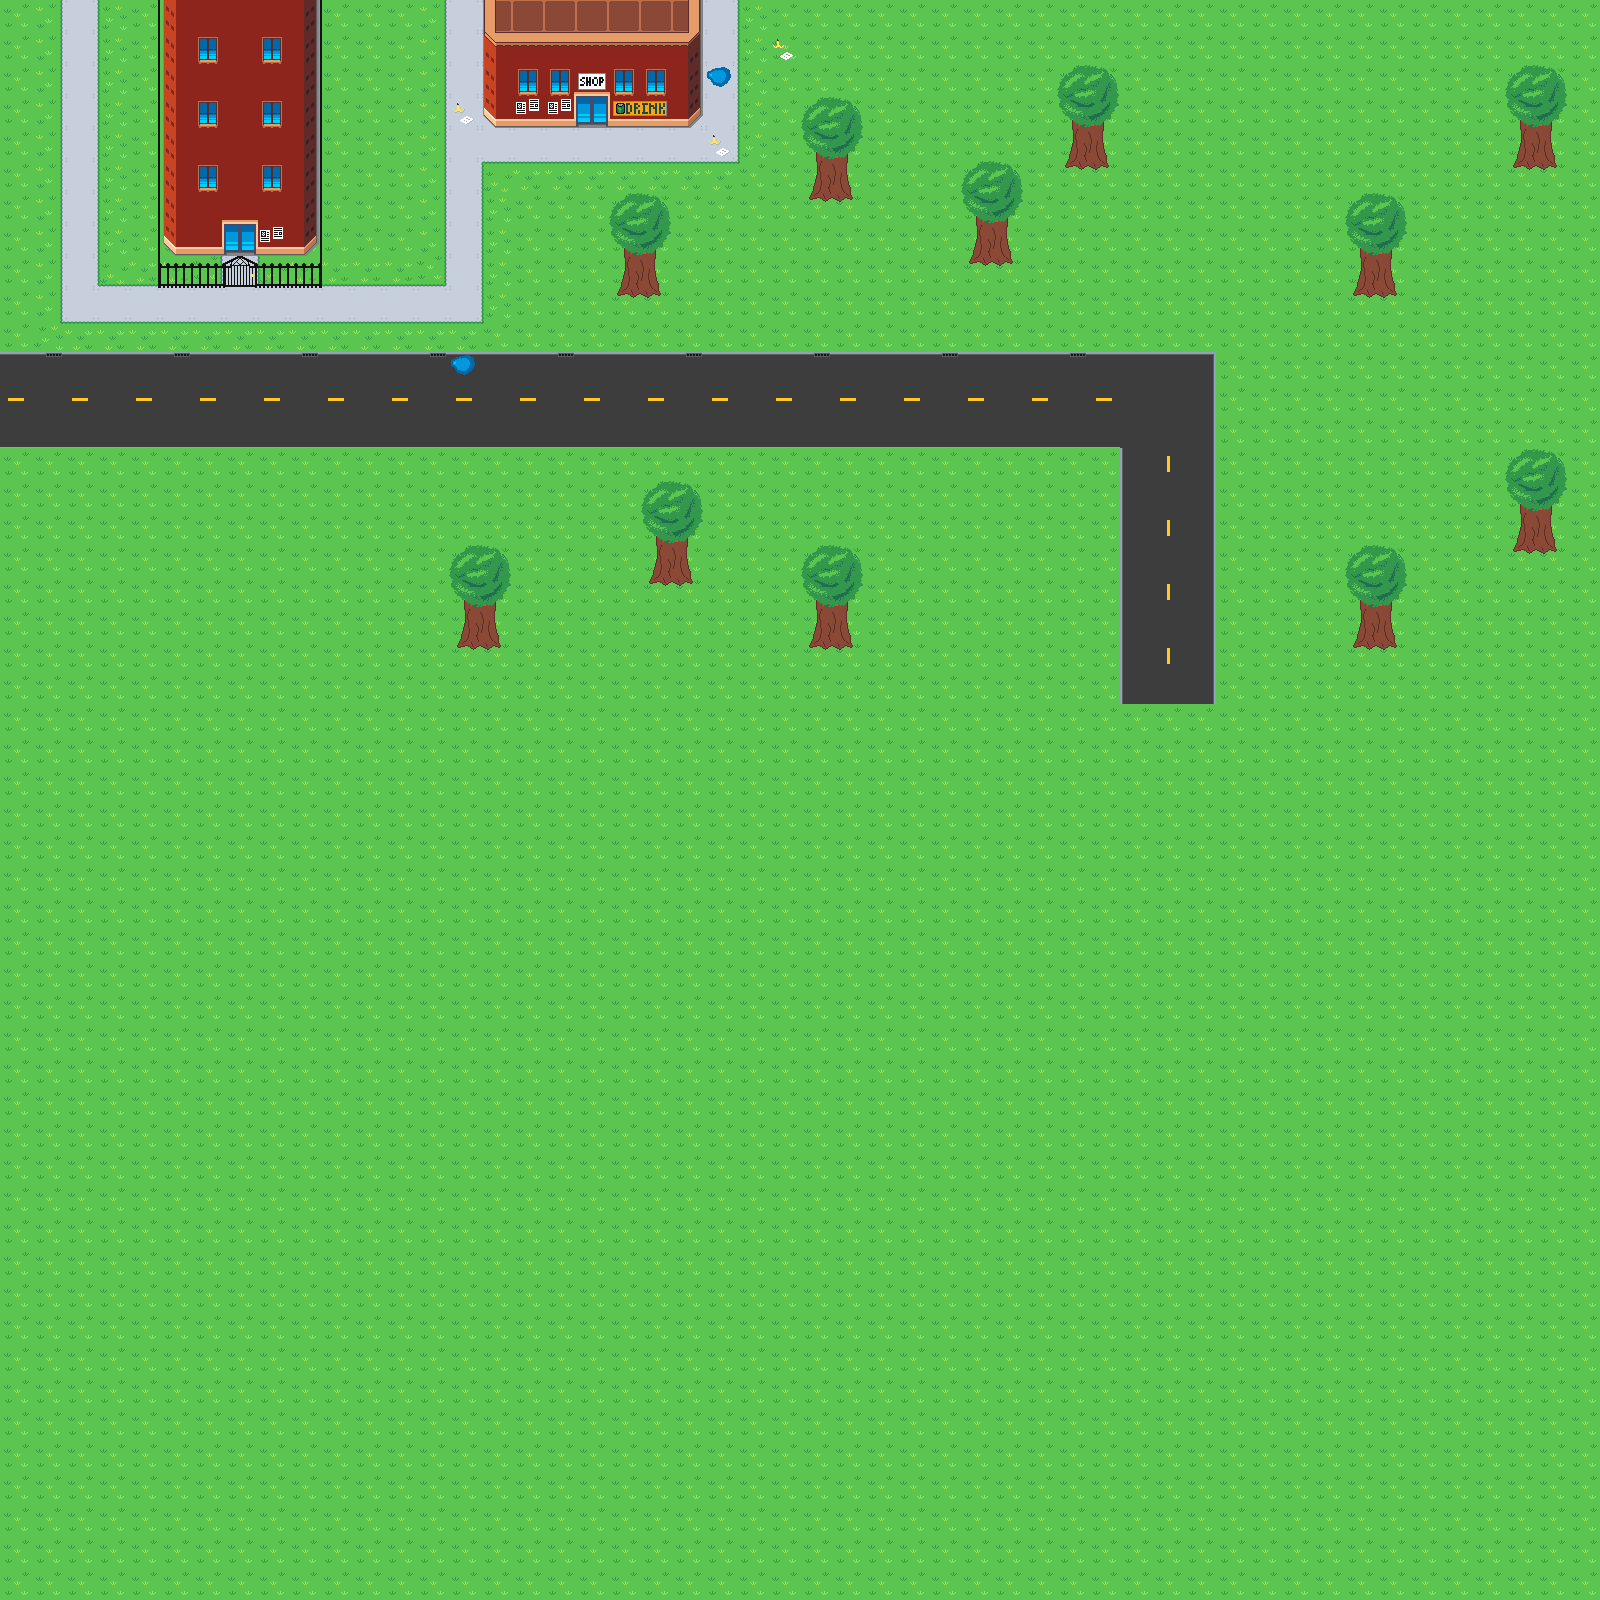

Tiled map render using the project's own tile images. Description and the map definition, with tile-layer contents summarised, below:
An orthogonal 50x50 tile map with 32x32 px tiles, 4 tile layers (terrain, structure, decoration, overlay).

<map version="1.0" tiledversion="1.0.3" orientation="orthogonal" renderorder="right-down" width="50" height="50" tilewidth="32" tileheight="32" nextobjectid="1">
 <tileset firstgid="1" source="../tilesets/city_modern.tsx" />
 <layer name="terrain" width="50" height="50">
  <data>[2500 cells, 2500 non-empty, 30 distinct tile ids]</data>
 </layer>
 <layer name="structure" width="50" height="50">
  <data>[2500 cells, 113 non-empty, 30 distinct tile ids]</data>
 </layer>
 <layer name="decoration" width="50" height="50">
  <data>[2500 cells, 21 non-empty, 7 distinct tile ids]</data>
 </layer>
 <layer name="overlay" width="50" height="50">
  <data>[2500 cells, 66 non-empty, 6 distinct tile ids]</data>
 </layer>
</map>